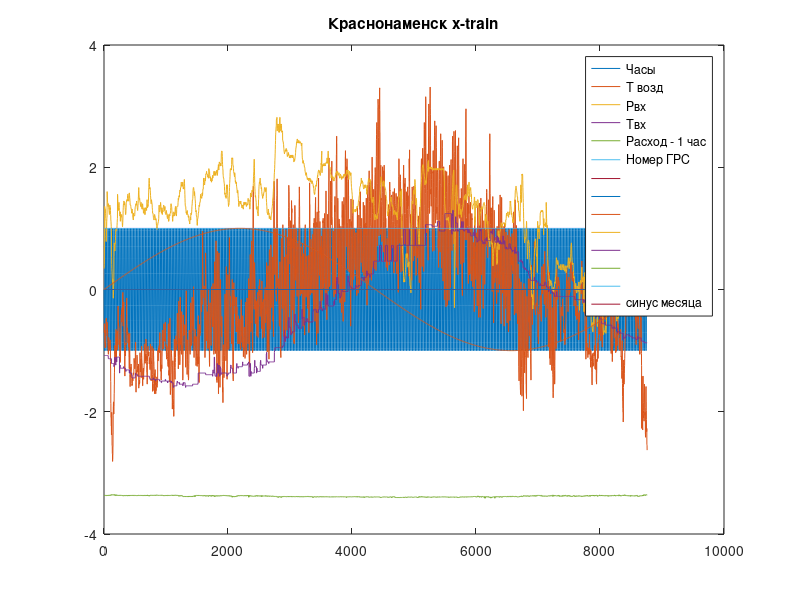
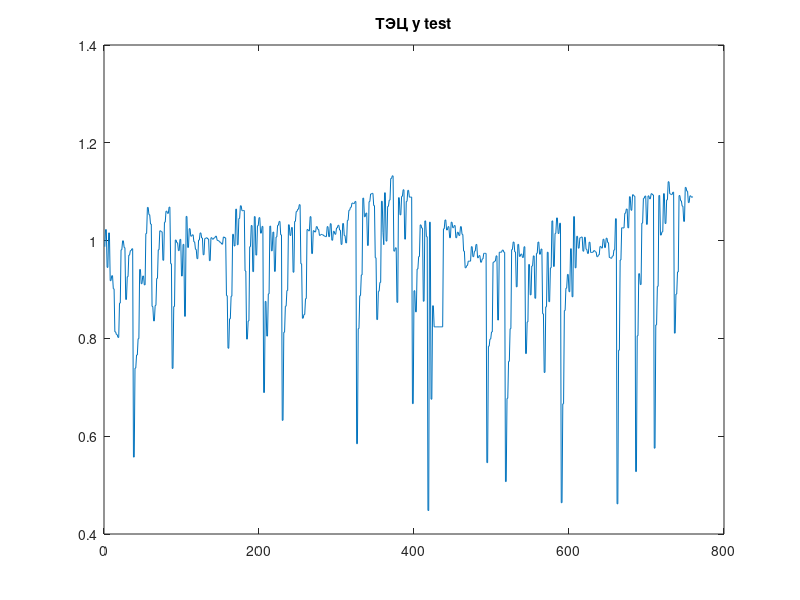

MATLAB code to generate these figures, in order: (Note: this script raises an error after producing the figures.)
%скрипт для обучения нейросети для ГРС
clear
%%
load x_9
load temper
load data_zelenograds
load data_Kaliningrad_1
load data_Kaliningrad_2
load data_sovetsk %соединенный
load dataGIS
load data_tec2
%% конкатенируем температуру и Х
for i = 1:4
    x{i} = [t1';x{i}]; %'
end
%%
x{5} = [t1(1:idx_1,2)';x{5}]; %
x{5} = [t1(1:idx_1,1)';x{5}]; %
%%
x{6} = [t1(idx_2:end,2)';x{6}]; %
x{6} = [t1(idx_2:end,1)';x{6}]; %
%%
x{7} = [t1(1:idx_3,2)';x{7}]; %
x{7} = [t1(1:idx_3,1)';x{7}]; %
%%
x{8} = [t1(idx_4:end,2)';x{8}]; %
x{8} = [t1(idx_4:end,1)';x{8}]; %
%%
x{9} = [t1(1:idx_3_1,2)';x{9}]; %
x{9} = [t1(1:idx_3_1,1)';x{9}]; %
%%
x{10} = [t1(idx_3_2+1:idx_3_3,2)';x{10}]; %
x{10} = [t1(idx_3_2+1:idx_3_3,1)';x{10}]; %
%%
x{11} = [t1(idx_3_4+1:idx_3_5,2)';x{11}]; %
x{11} = [t1(idx_3_4+1:idx_3_5,1)';x{11}]; %
%%
x{12} = [t1(idx_3_6:end,2)';x{12}]; %
x{12} = [t1(idx_3_6:end,1)';x{12}]; %
%%
x{13} = [t1(1:idx_5_1,2)';x{13}]; %
x{13} = [t1(1:idx_5_1,1)';x{13}]; %
%%
x{14} = [t1(idx_5_2:end,2)';x{14}]; %
x{14} = [t1(idx_5_2:end,1)';x{14}]; %
%%
x{15} = [t1(1:idx_8_1,2)';x{15}]; %
x{15} = [t1(1:idx_8_1,1)';x{15}]; %
%%
x{16} = [t1(idx_8_2:end,2)';x{16}]; %
x{16} = [t1(idx_8_2:end,1)';x{16}]; %
%% можно удалить какие-то переменные на входе
for i = 1:numel(x)-2 % для грс
    x{i}([4,6],:) = []; % удаляем переменные на входе. 1 - Часы, 2 - Т возд, 3-Рвх, 4 - Рвых, 5 - Твых, 6 - Q Расход
end
%%
for i = numel(x)-1:numel(x) % для гис
    x{i}([2,3],:) = []; % удаляем переменные на входе. 1 - Часы, 2 - Т возд, 3-Рвх, 4 - Рвых, 5 - Твых, 6 - Q Расход
end
%%
x{17} = [t1,t9]';
%%
for i = 1:numel(x)
    x{i}(1,:) = sin(x{i}(1,:)/24*2*pi);% замена дней на синус дней
    x{i}(end+1,:) = sin((1:numel(x{i}(1,:)))/numel(x{i}(1,:))*2*pi);%добавили строку, означающую месяц и взяли сиинус
end
% теперь в "х" последняя строка - синус месяца
% %% формируем строку ответов, это расход
% for i = 1:numel(x)
%      y{i} = x{i}(5,1:end);
% end
% %% подали выходную переменную саму на себя, сдвинув на 1 шаг
% for i = 1:numel(x)
%     x{i}(5,1:end-1) = x{i}(5,2:end);
%     %было x{i} = [x{i}(:,2:end)];
% end
%% считаем матожидание и ско
for i=1:numel(x)% число ячеек - грс в массиве х
    for j = 2:5  % число нормируемых входных  переменных в каждой грс в массиве х
    m(j) = mean(x{i, 1}(j,1:end));
    s(j) = std(x{i, 1}(j,1:end));
    end
end
%% нормируем x
for i=1:numel(x)% число ячеек - грс в массиве х
    for j = 2:5 % число нормируемых строк-входных  переменных в каждой грс в массиве х
    x{i, 1}(j,1:end) = (x{i, 1}(j,1:end) - m(j))./s(j);
    end
end
%% проверка нормирования x, m должно получиться около нуля, s1 около 1
for i=1:numel(x)%
    for  j = 2:5  % число строк-входных  переменных в каждой грс в массиве х
    m1(j) = mean(x{i, 1}(j,1:end));
    s1(j) =std (x{i, 1}(j,1:end));
    end
end
%% формируем строку ответов, это расход
for i = 1:numel(x)
     y{i} = x{i}(5,1:end);
end
%% подали выходную переменную саму на себя, сдвинув на 1 шаг
for i = 1:numel(x)
    x{i}(5,1:end-1) = x{i}(5,2:end);
    %было x{i} = [x{i}(:,2:end)];
end
%% формируем обучающую и тестовую выборки, сначала берем первые 3 ячейки целиком,потому что в 4-й будем отделять часть данных для тестовой выборки
x_train = x(1:16);% обучающая выборка для входного параметра, первые 3 ГРС
y_train = y(1:16); % обучающая выборка для выходного параметра, первые 3 ГРС
%%
x_train{17} = x{17}(:,1:8000);% обучающая выборка для входного параметра, часть из 4 ГРС
y_train{17} = y{17}(1:8000); % обучающая выборка для выходного параметра, часть из 4 ГРС
%%
figure
plot(x_train{1}');
title("Краснонаменск x-train");
legend("Часы", "Т возд", "Рвх", "Твх", "Расход - 1 час", "Номер ГРС"," ", " "," "," ", " ", " ", " ", "синус месяца");
% figure
% plot(x_train{10}');
% title("Калиниград 2 x train");
% legend("Часы", "Т возд", "Рвх", "Твх", "Расход - 1 час", " ", "Номер ГРС"," "," "," ", " ", " ", " ", "синус месяца");
% figure
% plot(x_train{11}');
% title("Калиниград 2 x train");
% legend("Часы", "Т возд", "Рвх", "Твх", "Расход - 1 час", " ", "Номер ГРС"," "," "," ", " ", " ",  " ","синус месяца");
figure
plot(x_train{17}');
title("ТЭЦ x train");
legend("Часы", "Т возд", "Рвх", "Твх", "Расход - 1 час", " ", "Номер ГРС"," "," "," ", " ", " ", " ", "синус месяца");
%%
x_train = x_train';
y_train = y_train';
%%
x_test = x{17}(:,8001:end);% тестовая выборка, вторая часть из 4 ГРС
y_test = y{17}(8001:end);% тестовая выборка для выходного параметра
%%
plot(x_test');
title("ТЭЦ x test");
legend("Часы", "Т возд", "Рвх", "Твх", "Расход - 1 час", " ", " "," "," ", " ", " "," ", "Номер ГРС", "синус месяца");
%%
plot(y_test);
title("ТЭЦ y test");
%%
layer = [sequenceInputLayer(16), lstmLayer(128),fullyConnectedLayer(1), regressionLayer];
%%
ops = trainingOptions("adam","Plots","training-progress",'MaxEpochs',100, "ValidationData", {x_test, y_test}, ...
    "InitialLearnRate", 0.01, "LearnRateSchedule", "piecewise", "LearnRateDropPeriod", 40, "LearnRateDropFactor", 0.3,'MiniBatchSize', 1);
%%
net = trainNetwork(x_train, y_train, layer, ops);
%%
save net_gts_all net;
%%
y_pred = predict(net,x_test);
% plot(y_pred)
% hold on
% plot(y_test)
% title("Forecast with test before")
% %%
% figure 
difference = y_pred - y_test;
% plot(difference);
% title("Difference for test before")
%%
% y_pred_all = predict(net,x);
% figure 
% plot(y_pred_all{end});
% hold on
% plot(y{end});
% title("Forecast all before")
%%
rmse_before = sqrt(mean((difference).^2)); % Calculate the root-mean-square error (RMSE).
%%
figure
subplot(2,1,1)
plot(y_test)
hold on
plot(y_pred,'.-')
hold off
legend(["ТЭЦ Observed before" "ТЭЦ Predicted before"])
ylabel("Cases")
title("ТЭЦ Forecast for test before")
%%
subplot(2,1,2)
stem(y_pred - y_test)
xlabel("Month")
ylabel("Error")
title("RMSE before = " + rmse_before)
%%
net = resetState(net);% Сброс состояния сети предотвращает влияние предыдущих прогнозов на прогнозы новых данных. 
net = predictAndUpdateState(net,x_train,'MiniBatchSize', 1); % затем инициализируйте состояние сети, предсказав обучающие данные.
%% Predict on each time step. For each prediction, predict the next time step using the observed value of the previous time step. 
y_pred = [];
for k = 1:length(x_test)
    [net,y_pred(:,k)] = predictAndUpdateState(net,x_test(:,k),'MiniBatchSize', 1);
end
%% 
% y_pred = predict(net,x_test);
% figure
% plot(y_pred)
% hold on
% plot(y_test)
%%
% figure 
difference = y_pred - y_test;
% plot(difference);
%%
% y_pred_all = predict(net,x);
% figure 
% plot(y_pred_all{end});
% hold on
% plot(y{end});
%%
rmse = sqrt(mean((difference).^2)); % Calculate the root-mean-square error (RMSE).
%%
figure
subplot(2,1,1)
plot(y_test)
hold on
plot(y_pred,'.-')
hold off
legend(["Observed" "Predicted"])
ylabel("Cases")
title("Forecast with Updates")
%%
subplot(2,1,2)
stem(y_pred - y_test)
xlabel("Month")
ylabel("Error")
title("RMSE = " + rmse)